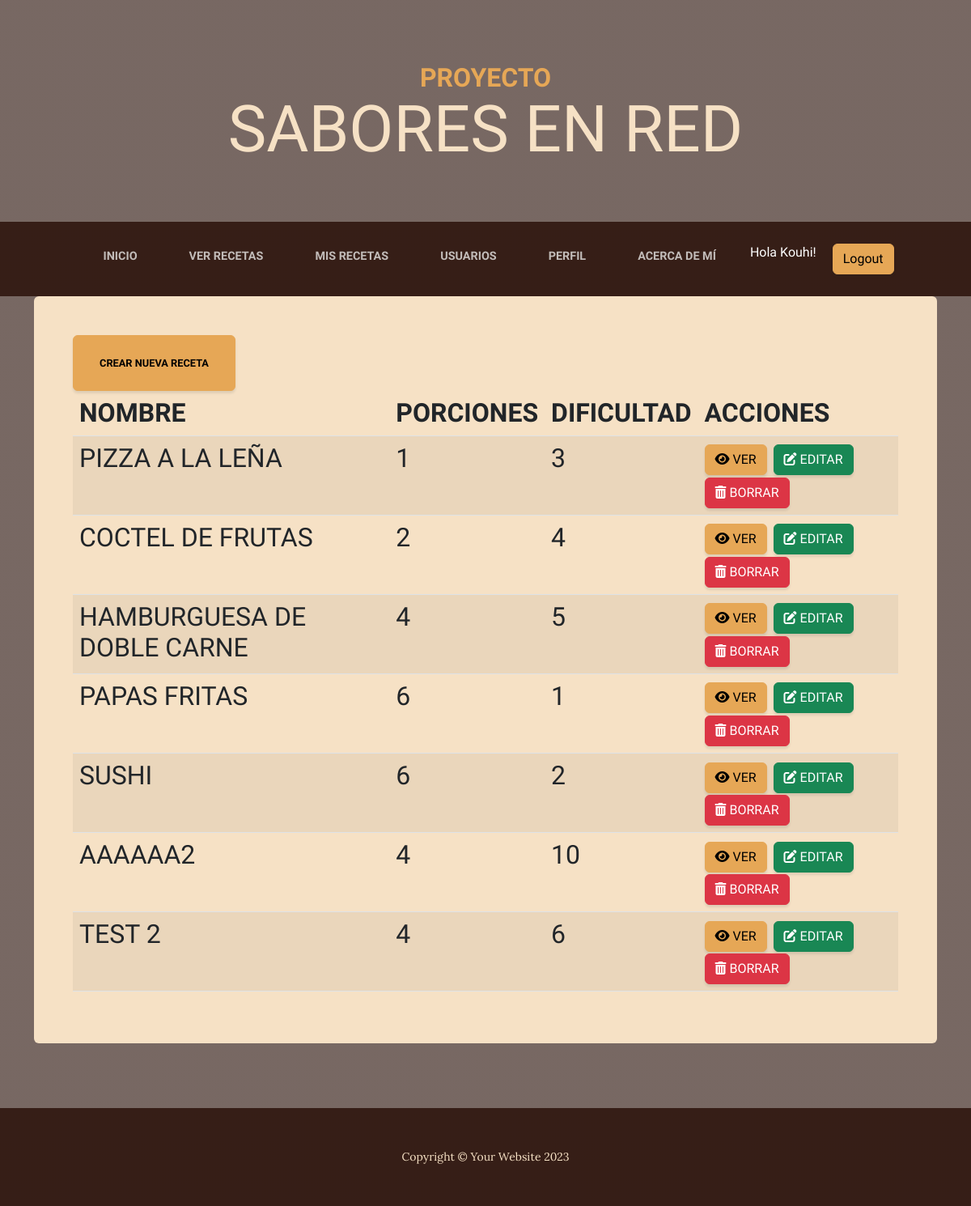
Before: /aplicacion/mis_recetas/ (signed in) with the older database file.
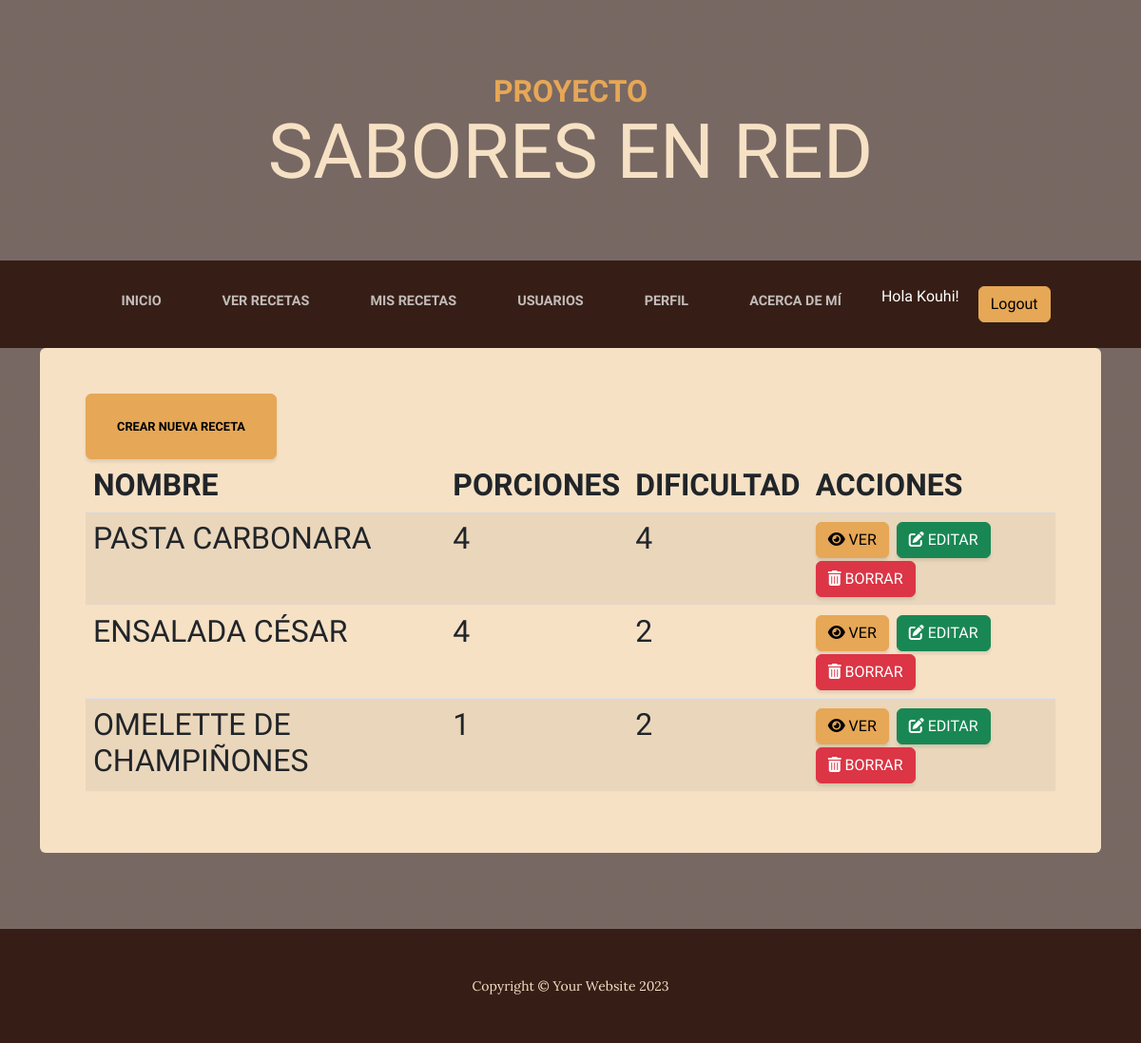
After: the same page with the newer database file.
### aplicacion/models.py (models this page shows, shortened)
class Recetas(models.Model):
    nombre = models.CharField(max_length=60)
    dificultad = models.IntegerField()
    porciones = models.IntegerField()
    ingredientes = models.CharField(max_length=1500)
    procedimiento = models.CharField(max_length=1500)
    usuario = models.ForeignKey(User, on_delete=models.CASCADE, default=1)
    imagen = models.ImageField(upload_to='comida/', blank=True, null=True)

### aplicacion/views.py (the view)
# urls.py: path('mis_recetas/', views.mis_recetas, name='mis_recetas'),
@login_required
def mis_recetas(request):
    recetass = Recetas.objects.filter(usuario=request.user)
    contexto = {'recetass': recetass}
    return render(request, "aplicacion/mis_recetas.html", contexto)

### aplicacion/templates/aplicacion/mis_recetas.html
{% extends 'aplicacion/home2.html' %}
{% block contenido %}
<div class="intro-button mx-auto"><a class="btn btn-primary btn-xl" href="{% url 'recetas_form' %}">Crear nueva receta</a></div>
{% if recetass %}
    <table class="table table-striped">
        <thead>
            <tr>
                <th>Nombre</th>
                <th>Porciones</th>
                <th>Dificultad</th>
                <th>Acciones</th>
            </tr>
        </thead>
        <tbody>
            {% for receta in recetass %}
                <tr>
                    <td>{{ receta.nombre }}</td>
                    <td>{{ receta.porciones }}</td>
                    <td>{{ receta.dificultad }}</td>
                    <td>
                        <a href="{% url 'mostrar_receta' receta_id=receta.id %}" class="btn btn-primary"><i class="fas fa-eye"></i> Ver</a>
                        <a href="{% url 'receta_edit' pk=receta.pk %}" class="btn btn-success"><i class="fas fa-edit"></i> Editar</a>
                        <a href="{% url 'receta_delete' pk=receta.pk %}" class="btn btn-danger"><i class="fas fa-trash-alt"></i> Borrar</a>
                    </td>
                </tr>
            {% endfor %}
        </tbody>
    </table>
{% else %}
    <p>No haz creado ninguna receta</p>
{% endif %}
{% endblock contenido %}

### aplicacion/templates/aplicacion/home2.html (shortened to what this page needs)
<!DOCTYPE html>
<html lang="en">
    {% load static %}
    <head>
        <link href="{% static 'css/styles.css' %}" rel="stylesheet" />
        <link rel="stylesheet" href="https://cdnjs.cloudflare.com/ajax/libs/font-awesome/6.4.0/css/all.min.css">
    </head>
    <body>
        <header>
            <h1 class="site-heading text-center text-faded d-none d-lg-block">
                <span class="site-heading-upper text-primary mb-3">Proyecto</span>
                <span class="site-heading-lower">Sabores en Red</span>
            </h1>
        </header>
        <nav class="navbar navbar-expand-lg navbar-dark py-lg-4" id="mainNav">
            <div class="container">
                <div class="collapse navbar-collapse" id="navbarSupportedContent">
                    <ul class="navbar-nav mx-auto">
                        {% if user.is_authenticated %}
                            <li class="nav-item px-lg-4"><a class="nav-link text-uppercase" href="{% url 'bienvenido' %}">Inicio</a></li>
                            <li class="nav-item px-lg-4"><a class="nav-link text-uppercase" href="{% url 'ver_recetas' %}">Ver Recetas</a></li>
                            <li class="nav-item px-lg-4"><a class="nav-link text-uppercase" href="{% url 'mis_recetas' %}">Mis Recetas</a></li>
                            <li class="nav-item px-lg-4"><a class="nav-link text-uppercase" href="{% url 'usuario_list' %}">Usuarios</a></li>
                            <li class="nav-item px-lg-4"><a class="nav-link text-uppercase" href="{% url 'edit_perfil' %}">Perfil</a></li>
                            <li class="nav-item px-lg-4"><a class="nav-link text-uppercase" href="{% url 'about_me' %}">Acerca de mí</a></li>
                            <div class="navbar-nav ml-auto" style="display: flex; align-items: center;">
                                <p style="color: white; margin-left: 10px; margin-right: 10px;">Hola {{ user.username }}!</p>
                                <a class="btn btn-primary logout-link" href="{% url 'logout' %}" style="margin-left: 10px;">Logout</a>
                            </div>
                    </ul>
                </div>
            </div>
        </nav>
        <section class="page-section about-heading">
            <div class="container">
                <div class="about-heading-content">
                    <div class="row">
                        <div class="col-xl-20 col-lg-20 mx-auto">
                            <div class="bg-faded rounded p-5">
                                <h2 class="section-heading mb-1">
                                    {% block contenido %}
                                    {% endblock contenido %}
                                {% endif %}
                                </h2>
                            </div>
                        </div>
                    </div>
                </div>
            </div>
        </section>
        <footer class="footer text-faded text-center py-5">
            <div class="container"><p class="m-0 small">Copyright &copy; Your Website 2023</p></div>
        </footer>
    </body>
</html>

Changed rows visible on the page:
removed Recetas: nombre "PIZZA A LA LEÑA", porciones "1", dificultad "3"
removed Recetas: nombre "COCTEL DE FRUTAS", porciones "2", dificultad "4"
removed Recetas: nombre "HAMBURGUESA DE DOBLE CARNE", porciones "4", dificultad "5"
removed Recetas: nombre "PAPAS FRITAS", porciones "6", dificultad "1"
removed Recetas: nombre "SUSHI", porciones "6", dificultad "2"
removed Recetas: nombre "AAAAAA2", porciones "4", dificultad "10"
removed Recetas: nombre "TEST 2", porciones "4", dificultad "6"
added Recetas: nombre "PASTA CARBONARA", porciones "4", dificultad "4"
added Recetas: nombre "ENSALADA CÉSAR", porciones "4", dificultad "2"
added Recetas: nombre "OMELETTE DE CHAMPIÑONES", porciones "1", dificultad "2"
